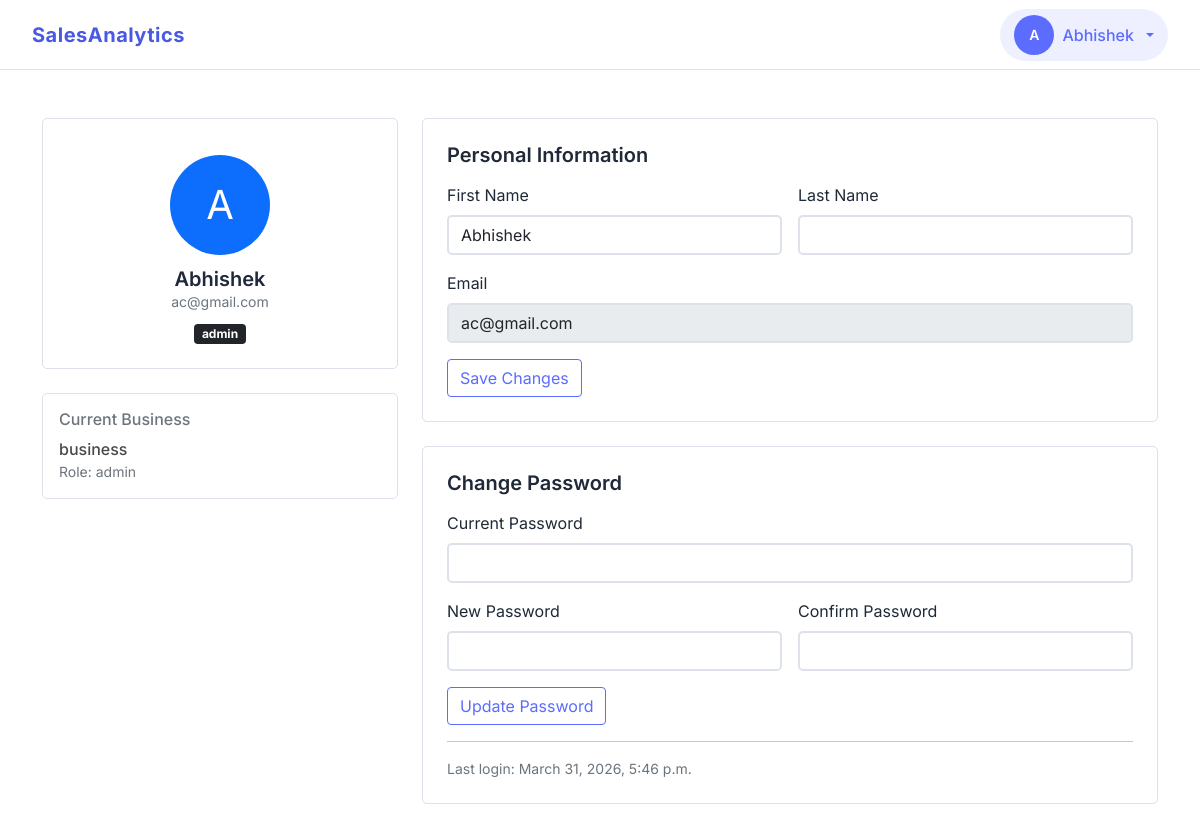
Before: /accounts/profile (signed in) with the older database file.
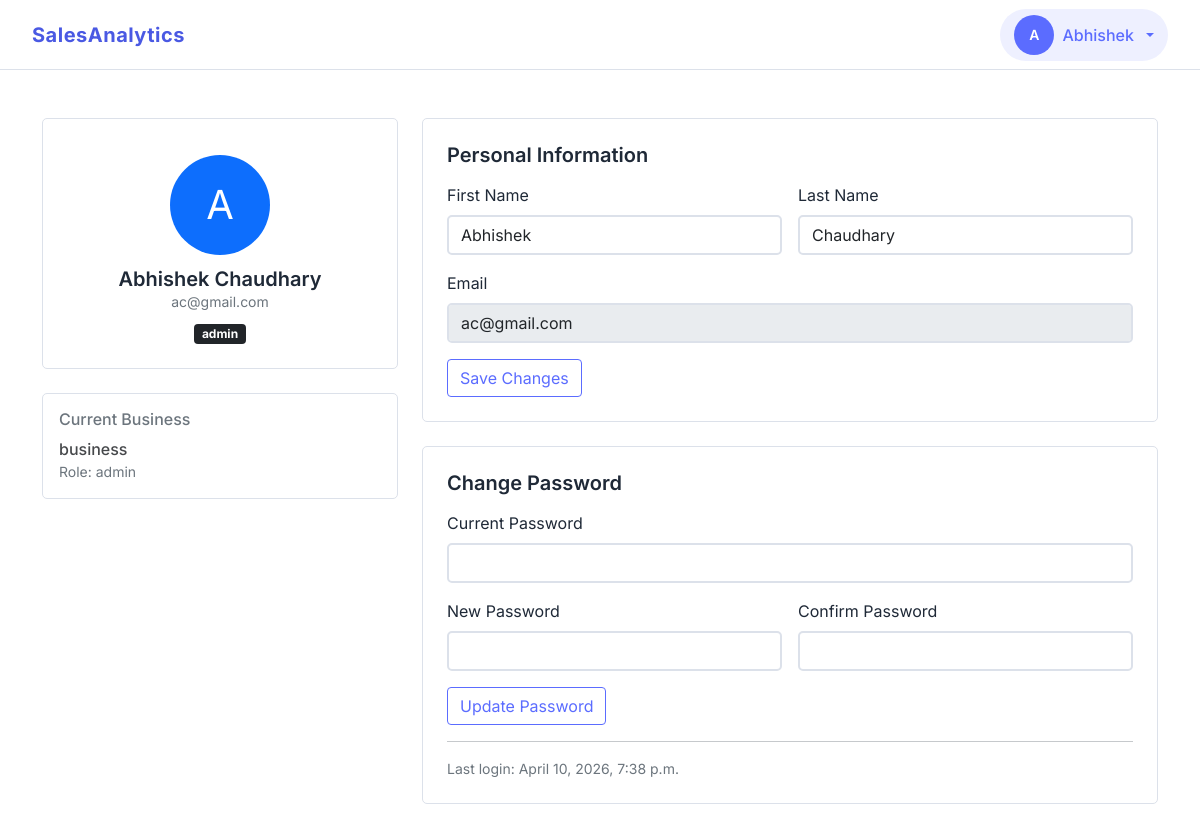
After: the same page with the newer database file.
### business/models.py (models this page shows, shortened)
class Membership(models.Model):
    class UserRoleChoices(models.TextChoices):
        ADMIN = 'admin', 'Admin'
        STAFF = 'staff', 'Staff'
    user = models.ForeignKey('accounts.User', on_delete=models.CASCADE, related_name='memberships')
    business = models.ForeignKey(Business, on_delete=models.CASCADE)
    role = models.CharField(max_length=10, choices=UserRoleChoices.choices)
    is_active =  models.BooleanField(default=True)
    joined_at = models.DateTimeField(auto_now_add=True)
    class Meta:
        constraints = [
            models.UniqueConstraint(
                fields=['user', 'business'],
                name='unique_user_business'
            )
        ]
        indexes = [
            models.Index(fields=['user', 'business'])
        ]

### accounts/models.py (models this page shows, shortened)
class User(AbstractUser):
    username = None # Remove username
    first_name = models.CharField(max_length=150)
    email = models.EmailField(unique=True)
    created_at = models.DateTimeField(auto_now_add=True)
    updated_at = models.DateTimeField(auto_now=True)
    USERNAME_FIELD = 'email'
    REQUIRED_FIELDS = []
    objects = UserManager() # Attach Manager

### accounts/views.py (the view, shortened to what this page needs)
# urls.py: path('profile', views.UserProfileView.as_view(), name='profile'),
class UserProfileView(View):
    def get(self, request):
        business_id = request.session.get('business_id')
        memberships = Membership.objects.filter(user=request.user)
        current_business = Business.objects.get(id=business_id)
        context = {
            'memberships': memberships,
            'current_business': current_business
        }
        return render(request, 'accounts/user_profile.html', context)

### core/context_processors.py (called while the page is built)
def user_role(request):
    if request.user.is_authenticated:
        business_id = request.session.get('business_id')
        if business_id:
            membership = Membership.objects.filter(
                business_id=business_id,
                user=request.user
            ).first()
            if membership:
                return {'user_role': membership.role}
    return {'user_role': None}

### templates/accounts/user_profile.html (shortened to what this page needs)
{% extends "accounts/base.html" %}
{% load static %}
{% block content %}
    <div class="container py-5">
        <div class="row g-4">
            <div class="col-lg-4">
                <div class="card custom-card text-center p-4">
                    <div class="user-img">
                        <div>{{ user.first_name|default:user.email|slice:':1'|upper }}</div>
                    </div>
                    <h5 class="mb-0">
                        {{ user.first_name }} {{ user.last_name }}
                    </h5>
                    <small class="text-muted">{{ user.email }}</small>
                    <div class="mt-2">
                        <span class="badge bg-dark">{{ user_role }}</span>
                    </div>
                </div>
                <div class="card custom-card mt-4 p-3">
                    <h6 class="mb-2 text-muted">Current Business</h6>
                    <div class="text-semibold">{{ current_business.name }}</div>
                    <small class="text-muted">Role: {{ user_role }}</small>
                </div>
            </div>
            <div class="col-lg-8">
                <div class="card custom-card p-4 form-section mb-4">
                    <h5 class="mb-3">Personal Information</h5>
                    <form method="post">
                        <div class="row g-3">
                            <div class="col-md-6">
                                <label class="form-label label-text">First Name</label>
                                <input  type="text" name="first_name" class="form-control"
                                    value="{{ user.first_name }}">
                            </div>
                            <div class="col-md-6">
                                <label class="form-label label-text">Last Name</label>
                                <input type="text" name="last_name" class="form-control"
                                    value="{{ user.last_name }}">
                            </div>
                            <div class="col-md-12">
                                <label class="form-label label-text">Email</label>
                                <input name="email" type="email" class="form-control"
                                    value="{{ user.email }}" disabled>
                            </div>
                        </div>
                        <button type="submit" name="update_profile" class="btn btn-secondary mt-3">
                            Save Changes
                        </button>
                    </form>
                </div>
                <div class="card custom-card p-4">
                    <h5 class="mb-3">Change Password</h5>
                    <form method="post">
                        <div class="row g-3">
                            <div class="col-12">
                                <label class="form-label label-text">Current Password</label>
                                <input type="password" name="current_password" class="form-control">
                            </div>
                            <div class="col-md-6">
                                <label class="form-label label-text">New Password</label>
                                <input type="password" name="new_password" class="form-control">
                            </div>
                            <div class="col-md-6">
                                <label class="form-label label-text">Confirm Password</label>
                                <input type="password" name="confirm_password" class="form-control">
                            </div>
                        </div>
                        <button type="submit" name="update_password" class="btn btn-secondary mt-3">
                            Update Password
                        </button>
                    </form>
                    <hr>
                    <small class="text-muted">
                        Last login: {{ user.last_login }}
                    </small>
                </div>
            </div>
        </div>
    </div>
{% endblock %}

### templates/partials/navbar.html (shortened to what this page needs)
<nav class="navbar custom-navbar d-flex justify-content-between align-items-center">
    <div class="d-flex align-items-center gap-4">
        <a class="navbar-brand" href="{% url 'dashboard' %}">SalesAnalytics</a>
    </div>
    <div class="d-flex align-items-center gap-4">
        {% if user.is_authenticated %}
            <div class="dropdown">
                <button class="btn admin-btn dropdown-toggle d-flex align-items-center gap-2"
                        data-bs-toggle="dropdown"
                        aria-expanded="false">
                    <div class="avatar">{{ user.first_name|default:user.email|slice:':1'|upper }}</div>
                    <span>{{ user.first_name }}</span>
                </button>
            </div>
        {% else %}
            <div>
                <a class="btn btn-primary me-2" href="{% url 'signin' %}">Sign In</a>
                <a class="btn btn-outline-primary" href="{% url 'signup' %}">Sign Up</a>
            </div>
        {% endif %}
    </div>
</nav>

Changed rows visible on the page:
changed User "Abhishek": last_name (not shown) → "Chaudhary"; last_login "March 31, 2026, 5:46 p.m." → "April 10, 2026, 7:38 p.m."
